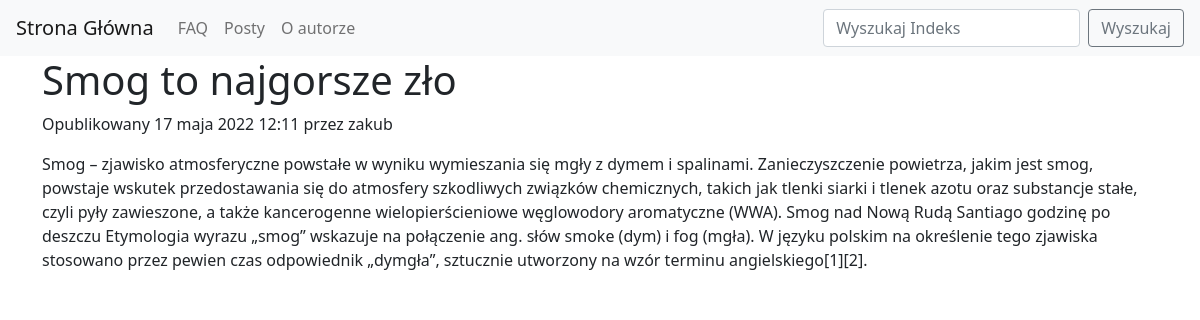
The page /posts on the database its author committed.
### smog/models.py (models this page shows, shortened)
class Post(models.Model):
    STATUS_CHOICES = (
        ('draft', 'Draft'),
        ('published', 'Published'),
    )
    title = models.CharField(max_length=250)
    slug = models.SlugField(max_length=250, unique_for_date='publish')
    author = models.ForeignKey(User, on_delete=models.CASCADE, related_name='blog_posts')
    body = models.TextField()
    publish = models.DateTimeField(default=timezone.now)
    created = models.DateTimeField(auto_now_add=True)
    updated = models.DateTimeField(auto_now=True)
    status = models.CharField(max_length=10,choices=STATUS_CHOICES, default='draft')
    objects = models.Manager() # Menedżer domyślny.
    published = PublishedManager() # Menedżer niestandardowy.
    class Meta:
        ordering = ('-publish',)

### smog/views.py (the view)
# urls.py: path('posts', views.posts, name='posts'),
def posts(request):
    posts = Post.published.all()
    return render(request, 'posts.html', {'posts': posts})

### smog/models.py (called while the page is built)
    def get_queryset(self):
        return super(PublishedManager,
            self).get_queryset()\
                .filter(status='published')

### smog/templates/posts.html (shortened to what this page needs)
{% extends 'base.html' %}
{% block content %}
{% for post in posts %}
    <h1>{{ post.title }}</h1>
    <p class="date">
        Opublikowany {{ post.publish }} przez {{ post.author }}
    </p>
    {{ post.body }}
{% endfor %}
{% endblock %}

### smog/templates/base.html (shortened to what this page needs)
{% load static %}
<!doctype html>
<html lang="en">
  <head>
    <link rel="stylesheet" href="{%  static  'css/styles.css'  %}">
    <link rel="stylesheet" href="https://cdn.jsdelivr.net/npm/bootstrap@4.6.1/dist/css/bootstrap.min.css">
    <link href="https://cdn.jsdelivr.net/npm/bootstrap@5.0.2/dist/css/bootstrap.min.css" rel="stylesheet">
  </head>
  <body>
    <nav class="navbar navbar-expand-lg navbar-light bg-light">
        <a class="navbar-brand" href="/">Strona Główna</a>
        <div class="collapse navbar-collapse" id="navbarSupportedContent">
          <ul class="navbar-nav mr-auto">
            <li class="nav-item">
              <a class="nav-link" href="{% url 'faq' %}">FAQ</a>
            </li>
            <li class="nav-item">
              <a class="nav-link" href="{% url 'posts' %}">Posty</a>
            </li>
            <li class="nav-item">
              <a class="nav-link" href="{% url 'about' %}">O autorze</a>
            </li>
          </ul>
          <form action ="{% url 'home' %}"class="form-inline my-2 my-lg-0" method="POST">
            <input class="form-control mr-sm-2" type="search" placeholder="Wyszukaj Indeks" aria-label="Search" name="indeks">
            <button class="btn btn-outline-secondary my-2 my-sm-0" type="submit">Wyszukaj</button>
          </form>
        </div>
      </nav>
    <div class="container">
        {% block content %}
        {% endblock %}
    </div>
  </body>
</html>

### rows shown on the page
Post: title "Smog to najgorsze zło", publish "17 maja 2022 12:11", author "zakub", body "Smog – zjawisko atmosferyczne powstałe w wyniku wymieszania się mgły z dymem i spalinami. Zanieczyszczenie powietrza, jakim jest smog, powstaje wskutek przedostawania się do atmosfery szkodliwych związków chemicznych, takich jak tlenki siarki i tlenek azotu oraz substancje stałe, czyli pyły zawieszone, a także kancerogenne wielopierścieniowe węglowodory aromatyczne (WWA). Smog nad Nową Rudą Santiago godzinę po deszczu Etymologia wyrazu „smog” wskazuje na połączenie ang. słów smoke (dym) i fog (mgła). W języku polskim na określenie tego zjawiska stosowano przez pewien czas odpowiednik „dymgła”, sztucznie utworzony na wzór terminu angielskiego[1][2]."
